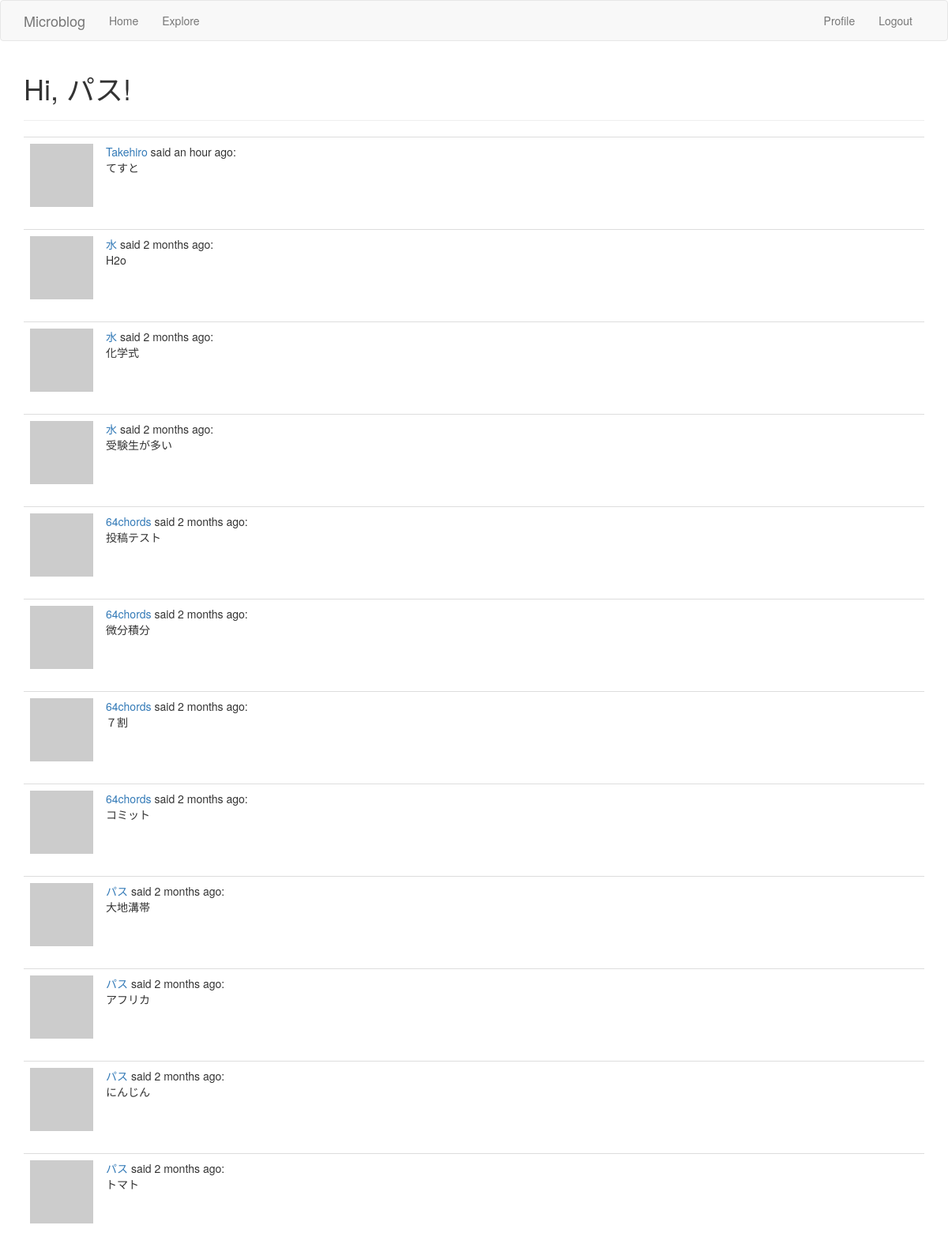
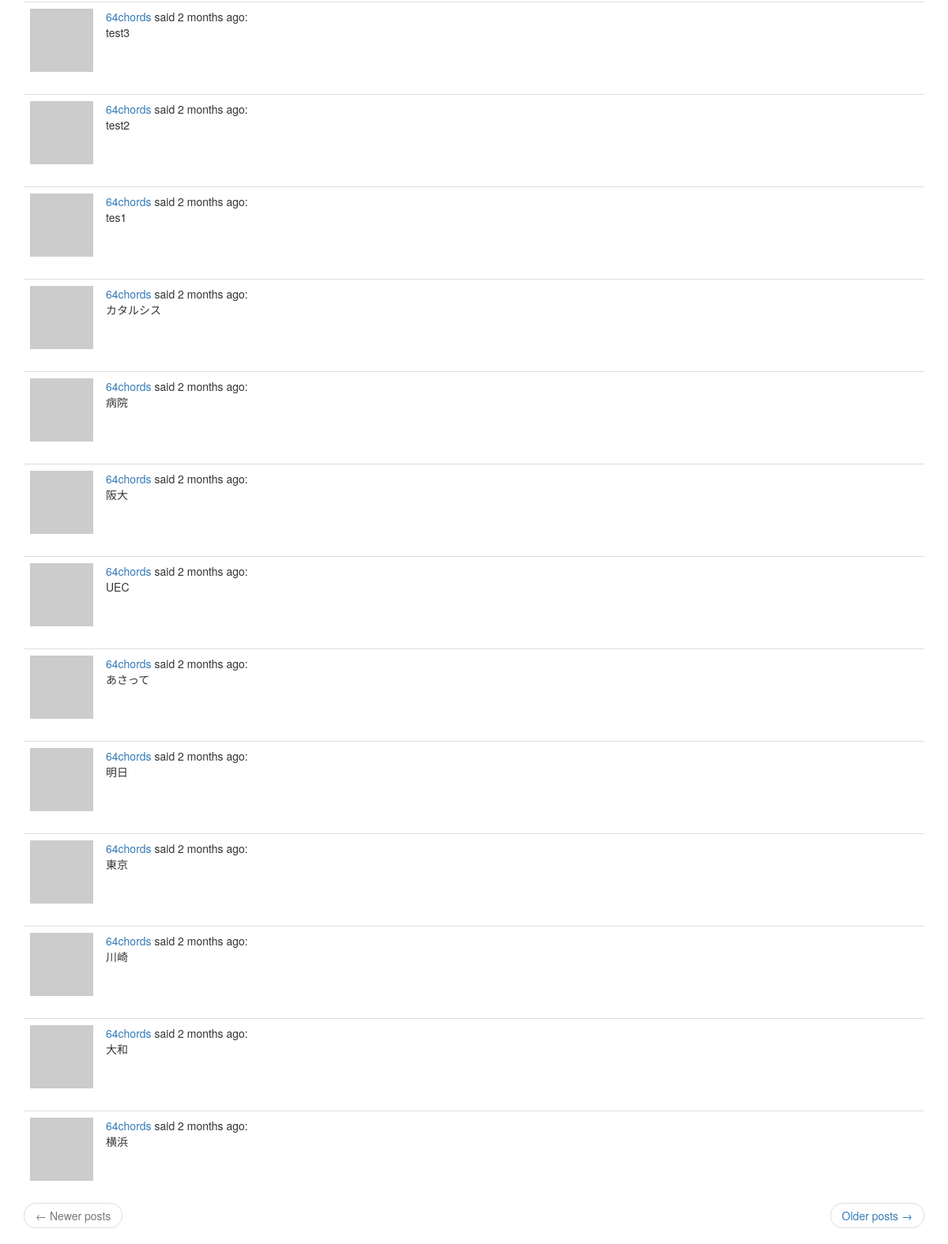
Screenshot of /explore (signed in) with the database file from the repository (2 pictures, top to bottom).
### app/models.py (models this page shows, shortened)
class User(UserMixin,db.Model):
    id = db.Column(db.Integer,primary_key=True)
    username = db.Column(db.String(64),index=True,unique=True)
    email = db.Column(db.String(120),index=True,unique=True)
    password_hash = db.Column(db.String(128))
    about_me = db.Column(db.String(140))
    last_seen = db.Column(db.DateTime,default=datetime.utcnow)
    """
    a db.relationship field is normally defined on the “one” side, and
    is used as a convenient way to get access to the “many”.
    """
    posts = db.relationship("Post",backref="author",lazy="dynamic")
    """
    フォロー・フォロワーの関係を追加
    "User": セルフ参照の関係なので自分自身
    secondary: 関係性を表す関係テーブル
    followers.c.**: cはColumnsを表すプロパティ
    詳細はp.134~135を参照のこと（８．３節）
    """
    followed = db.relationship(
        "User",secondary=followers,
        primaryjoin=(followers.c.follower_id == id),
        secondaryjoin=(followers.c.followed_id == id),
        backref=db.backref("followers",lazy="dynamic"),lazy="dynamic"
    )
    def avatar(self,size):
        digest = md5(self.email.lower().encode('utf-8')).hexdigest()
        return "https://www.gravatar.com/avatar/{}?d=identicon&s={}".\
            format(digest,size)

class Post(db.Model):
    id = db.Column(db.Integer,primary_key=True)
    body = db.Column(db.String(140))
    timestamp = db.Column(db.DateTime,index=True,default=datetime.utcnow)
    user_id = db.Column(db.Integer,db.ForeignKey('user.id'))

### app/routes.py (the view)
@app.route("/explore")
@login_required
def explore():
    page = request.args.get("page",1,type=int)
    posts = Post.query.order_by(Post.timestamp.desc()).paginate(
        page,app.config["POSTS_PER_PAGE"],False)
    next_url = url_for('explore',page=posts.next_num)\
        if posts.has_next else None
    prev_url = url_for('explore',page=posts.prev_num)\
        if posts.has_prev else None
    """
    index.htmlと大差ないため、レンダリングで使用する。
    postフォームは不要のため、引数には含めない。
    """
    return render_template("index.html",title="Explore",posts=posts.items,
        next_url=next_url,prev_url=prev_url)

### app/models.py (called while the page is built)
@login.user_loader
def load_user(id):
    return User.query.get(int(id))

### app/routes.py (called while the page is built)
@app.before_request
def before_request():
    if current_user.is_authenticated:
        current_user.last_seen = datetime.utcnow()
        db.session.commit()

### app/templates/index.html (shortened to what this page needs)
{% extends "base.html" %}
{% import "bootstrap/wtf.html" as wtf %}
{% block app_content %}
  <h1>Hi, {{ current_user.username }}!</h1>
  <hr>
  {% for post in posts %}
    {% include '_post.html' %}
  {% endfor %}
  <nav aria-label="...">
    <ul class="pager">
      <li class="previous{% if not prev_url %} disabled{% endif %}">
        <a href="{{ prev_url or '#' }}">
          <span aria-hidden="true">&larr;</span> Newer posts
        </a>
      </li>
      <li class="next{% if not next_url %} disabled{% endif %}">
        <a href="{{ next_url or '#' }}">
          Older posts <span aria-hidden="true">&rarr;</span>
        </a>
      </li>
    </ul>
  </nav>
{% endblock %}

### app/templates/_post.html
<table class="table table-hover">
  <tr valign="top">
    <td width="70px">
      <a href="{{ url_for("user",username=post.author.username) }}">
        <img src="{{ post.author.avatar(70) }}" alt="">
      </a>
    </td>
    <td>
      <a href="{{ url_for('user',username=post.author.username) }}">
        {{ post.author.username }}
      </a>
      said {{ moment(post.timestamp).fromNow() }}:
      <br>
      {{ post.body }}
    </td>
  </tr>
</table>

### rows the page displays
User: username "パス"
Post: author.username "Takehiro", timestamp "an hour ago", body "てすと"
Post: author.username "水", timestamp "2 months ago", body "H2o"
Post: author.username "水", timestamp "2 months ago", body "化学式"
Post: author.username "水", timestamp "2 months ago", body "受験生が多い"
Post: author.username "64chords", timestamp "2 months ago", body "投稿テスト"
Post: author.username "64chords", timestamp "2 months ago", body "微分積分"
Post: author.username "64chords", timestamp "2 months ago", body "７割"
Post: author.username "64chords", timestamp "2 months ago", body "コミット"
Post: author.username "パス", timestamp "2 months ago", body "大地溝帯"
Post: author.username "パス", timestamp "2 months ago", body "アフリカ"
Post: author.username "パス", timestamp "2 months ago", body "にんじん"
Post: author.username "パス", timestamp "2 months ago", body "トマト"
Post: author.username "64chords", timestamp "2 months ago", body "test3"
Post: author.username "64chords", timestamp "2 months ago", body "test2"
Post: author.username "64chords", timestamp "2 months ago", body "tes1"
Post: author.username "64chords", timestamp "2 months ago", body "カタルシス"
Post: author.username "64chords", timestamp "2 months ago", body "病院"
Post: author.username "64chords", timestamp "2 months ago", body "阪大"
Post: author.username "64chords", timestamp "2 months ago", body "UEC"
Post: author.username "64chords", timestamp "2 months ago", body "あさって"
Post: author.username "64chords", timestamp "2 months ago", body "明日"
Post: author.username "64chords", timestamp "2 months ago", body "東京"
Post: author.username "64chords", timestamp "2 months ago", body "川崎"
Post: author.username "64chords", timestamp "2 months ago", body "大和"
Post: author.username "64chords", timestamp "2 months ago", body "横浜"
